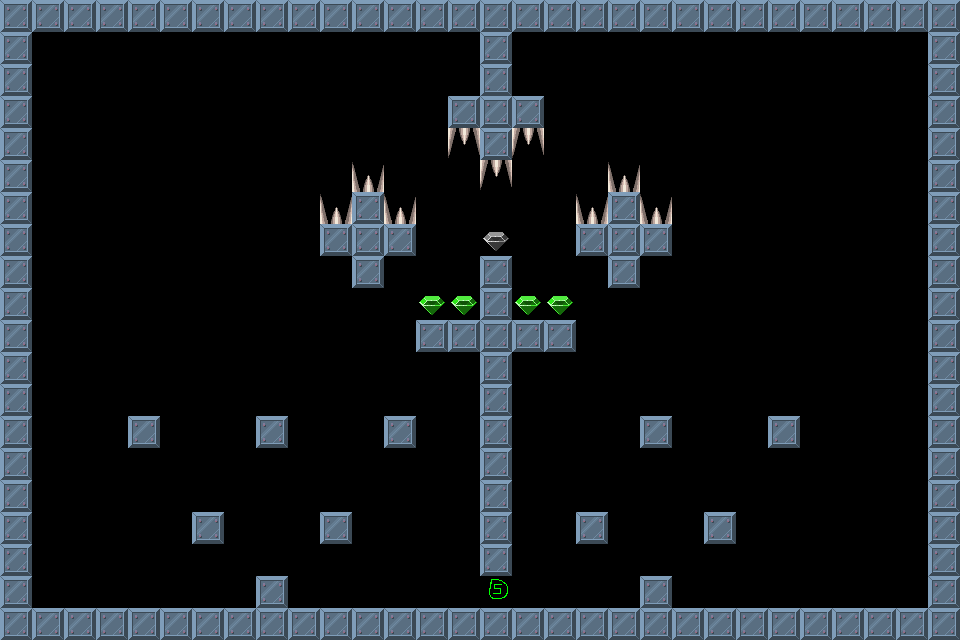

This game map was drawn from its Tiled (.tmx) file and the tilesets committed beside it. A one-line description and the trimmed map source follow:
An orthogonal 30x20 tile map with 32x32 px tiles, 1 tile layer (Tile Layer 1).

<map version="1.0" orientation="orthogonal" width="30" height="20" tilewidth="32" tileheight="32">
 <tileset firstgid="1" name="brick-1" tilewidth="32" tileheight="32">
  <image source="brick-1.png" width="128" height="128" />
  <tile id="0">
   <properties>
    <property name="components" value="Platform" />
   </properties>
  </tile>
  <tile id="1">
   <properties>
    <property name="components" value="PlayerStart" />
   </properties>
  </tile>
  <tile id="2">
   <properties>
    <property name="components" value="Spikes, Deadly" />
   </properties>
  </tile>
  <tile id="3">
   <properties>
    <property name="components" value="Gem" />
   </properties>
  </tile>
  <tile id="4">
   <properties>
    <property name="components" value="Spikes, Deadly" />
   </properties>
  </tile>
  <tile id="5">
   <properties>
    <property name="components" value="Stone, Pushable, Platform" />
   </properties>
  </tile>
  <tile id="6">
   <properties>
    <property name="components" value="Gem, PowerUp" />
   </properties>
  </tile>
  <tile id="7">
   <properties>
    <property name="components" value="Gem, PowerDown" />
   </properties>
  </tile>
  <tile id="8">
   <properties>
    <property name="components" value="AntiStone" />
   </properties>
  </tile>
 </tileset>
 <layer name="Tile Layer 1" width="30" height="20">
  <data>[600 cells, 152 non-empty, 6 distinct tile ids]</data>
 </layer>
</map>
